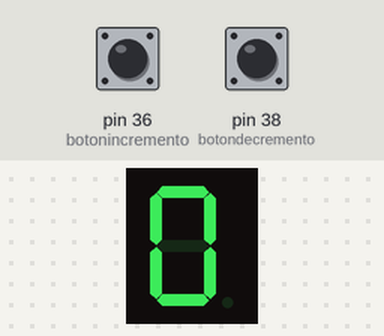
Bench run of a sketch on a simulated Arduino Mega 2560, built with avr-gcc and run on an emulated ATmega2560. On the bench: 1-digit seven-segment display. Wiring (inferred from the names in the program): 1-digit 7-segment display, segments lit when HIGH: segments pin 22, pin 24, pin 26, pin 28, pin 30, pin 32, pin 34. The inputs (shaded band) are chosen by the test bench; at power-on: pin 36 (botonincremento) HIGH, pin 38 (botondecremento) HIGH. The segment pins are drawn as the display they are named for.

Above: at 1.2 s.
1.3 s: pin 36 (botonincremento) pulled LOW for 0.15 s
At 2.6 s:
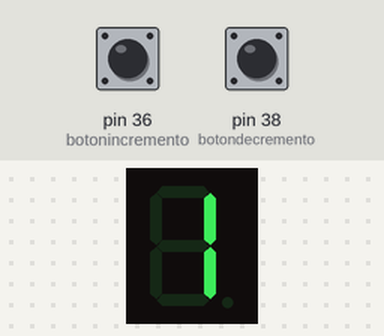
2.9 s: pin 36 (botonincremento) pulled LOW for 1 s
At 5.3 s:
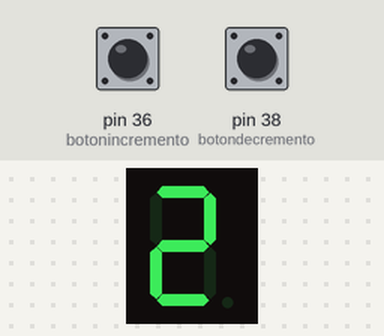
Timing chart, 0 to 6.8 s (numbered marks = the images above; inputs shaded):
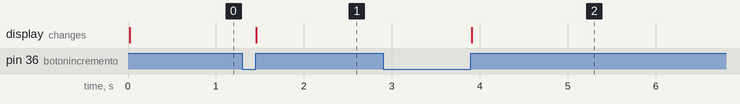

The sketch:

incremento_y_decremento_de_display.ino
```cpp
   const int a = 22;
   const int b = 24;
   const int c = 26;
   const int d = 28;
   const int e = 30;
   const int f = 32;
   const int g = 34;
   const int botonincremento = 36;
   const int botondecremento = 38;

   const int tiempoantirebote=10;
   int cuenta=0;
   int estadobotonincremento;
   int estadobotonanteriorincremento;
   int estadobotondecremento;
   int estadobotonanteriordecremento;

   boolean antirebote(int pin)
     {
       int contador=0;
       boolean estado;
       boolean estadoanterior;

       do {
         estado=digitalRead(pin);
         if(estado != estadoanterior) {
            contador=0;
            estadoanterior=estado;
         }
         else{
           contador=contador+1;
         }
         delay(1);
       }while(contador<tiempoantirebote);

       return estado;
     }

     void actualizarNumero()
     {
       switch(cuenta)
         {

   case 0:
     digitalWrite(a,HIGH);
     digitalWrite(b,HIGH);
     digitalWrite(c,HIGH);
     digitalWrite(d,HIGH);
     digitalWrite(e,HIGH);
     digitalWrite(f,HIGH);
     digitalWrite(g,LOW);
     break;
   case 1:
     digitalWrite(a,LOW);
     digitalWrite(b,HIGH);
     digitalWrite(c,HIGH);
     digitalWrite(d,LOW);
     digitalWrite(e,LOW);
     digitalWrite(f,LOW);
     digitalWrite(g,LOW);
     break;
   case 2:
     digitalWrite(a,HIGH);
     digitalWrite(b,HIGH);
     digitalWrite(c,LOW);
     digitalWrite(d,HIGH);
     digitalWrite(e,HIGH);
     digitalWrite(f,LOW);
     digitalWrite(g,HIGH);
     break;
   case 3:
     digitalWrite(a,HIGH);
     digitalWrite(b,HIGH);
     digitalWrite(c,HIGH);
     digitalWrite(d,HIGH);
     digitalWrite(e,LOW);
     digitalWrite(f,LOW);
     digitalWrite(g,HIGH);
     break;
   case 4:
     digitalWrite(a,LOW);
     digitalWrite(b,HIGH);
     digitalWrite(c,HIGH);
     digitalWrite(d,LOW);
     digitalWrite(e,LOW);
     digitalWrite(f,HIGH);
     digitalWrite(g,HIGH);
     break;
   case 5:
     digitalWrite(a,HIGH);
     digitalWrite(b,LOW);
     digitalWrite(c,HIGH);
     digitalWrite(d,HIGH);
     digitalWrite(e,LOW);
     digitalWrite(f,HIGH);
     digitalWrite(g,HIGH);
     break;
   case 6:
     digitalWrite(a,HIGH);
     digitalWrite(b,LOW);
     digitalWrite(c,HIGH);
     digitalWrite(d,HIGH);
     digitalWrite(e,HIGH);
     digitalWrite(f,HIGH);
     digitalWrite(g,HIGH);
     break;
   case 7:
     digitalWrite(a,HIGH);
     digitalWrite(b,HIGH);
     digitalWrite(c,HIGH);
     digitalWrite(d,LOW);
     digitalWrite(e,LOW);
     digitalWrite(f,LOW);
     digitalWrite(g,LOW);
     break;
   case 8:
     digitalWrite(a,HIGH);
     digitalWrite(b,HIGH);
     digitalWrite(c,HIGH);
     digitalWrite(d,HIGH);
     digitalWrite(e,HIGH);
     digitalWrite(f,HIGH);
     digitalWrite(g,HIGH);
     break;
   case 9:
     digitalWrite(a,HIGH);
     digitalWrite(b,HIGH);
     digitalWrite(c,HIGH);
     digitalWrite(d,HIGH);
     digitalWrite(e,LOW);
     digitalWrite(f,HIGH);
     digitalWrite(g,HIGH);
     break;
         }
     }

   void setup()
   {
     pinMode(a,OUTPUT);
     pinMode(b,OUTPUT);
     pinMode(c,OUTPUT);
     pinMode(d,OUTPUT);
     pinMode(e,OUTPUT);
     pinMode(f,OUTPUT);
     pinMode(g,OUTPUT);
     pinMode(botonincremento,INPUT);
     pinMode(botondecremento,INPUT);


   }

   void loop()
   {
     estadobotonincremento = digitalRead(botonincremento);
     if(estadobotonincremento != estadobotonanteriorincremento) {
       if(antirebote(botonincremento)) {
         cuenta++;
         if(cuenta > 9) {
           cuenta = 9;
         }
       }
     }
       estadobotonanteriorincremento =estadobotonincremento;

       //////////////////////////////////

       estadobotondecremento = digitalRead(botondecremento);
     if(estadobotondecremento != estadobotonanteriordecremento) {
       if(antirebote(botondecremento)) {
         cuenta--;
         if(cuenta < 0) {
           cuenta = 0;
         }
       }
     }
       estadobotonanteriordecremento =estadobotondecremento;

      actualizarNumero();
   }
```

Measured:
- after the input at 1.3 s, the display: changes after 0.16 s (image 1)
- after the input at 2.9 s, the display: changes after 1.0 s (image 2)
